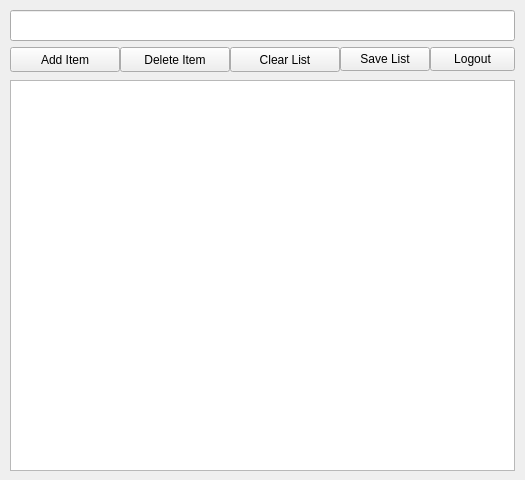
<?xml version="1.0" encoding="UTF-8"?>
<ui version="4.0">
 <class>MainWindow</class>
 <widget class="QMainWindow" name="MainWindow">
  <property name="geometry">
   <rect>
    <x>0</x>
    <y>0</y>
    <width>525</width>
    <height>480</height>
   </rect>
  </property>
  <property name="windowTitle">
   <string>MainWindow</string>
  </property>
  <widget class="QWidget" name="centralwidget">
   <widget class="QPushButton" name="deleteItem">
    <property name="geometry">
     <rect>
      <x>120</x>
      <y>47</y>
      <width>110</width>
      <height>25</height>
     </rect>
    </property>
    <property name="text">
     <string>Delete Item</string>
    </property>
   </widget>
   <widget class="QPushButton" name="addItem">
    <property name="geometry">
     <rect>
      <x>10</x>
      <y>47</y>
      <width>110</width>
      <height>25</height>
     </rect>
    </property>
    <property name="text">
     <string>Add Item</string>
    </property>
   </widget>
   <widget class="QPushButton" name="clear">
    <property name="geometry">
     <rect>
      <x>230</x>
      <y>47</y>
      <width>110</width>
      <height>25</height>
     </rect>
    </property>
    <property name="text">
     <string>Clear List</string>
    </property>
   </widget>
   <widget class="QLineEdit" name="input">
    <property name="geometry">
     <rect>
      <x>10</x>
      <y>10</y>
      <width>505</width>
      <height>31</height>
     </rect>
    </property>
    <property name="text">
     <string/>
    </property>
   </widget>
   <widget class="QListWidget" name="list">
    <property name="geometry">
     <rect>
      <x>10</x>
      <y>80</y>
      <width>505</width>
      <height>391</height>
     </rect>
    </property>
   </widget>
   <widget class="QPushButton" name="save">
    <property name="geometry">
     <rect>
      <x>340</x>
      <y>47</y>
      <width>90</width>
      <height>24</height>
     </rect>
    </property>
    <property name="text">
     <string>Save List</string>
    </property>
   </widget>
   <widget class="QPushButton" name="returnLogin">
    <property name="geometry">
     <rect>
      <x>430</x>
      <y>47</y>
      <width>85</width>
      <height>24</height>
     </rect>
    </property>
    <property name="text">
     <string>Logout</string>
    </property>
   </widget>
  </widget>
 </widget>
 <resources/>
 <connections/>
</ui>
